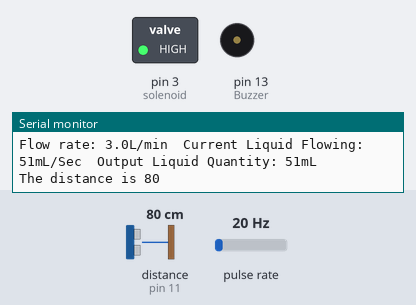
Bench run of a sketch on a simulated Arduino Uno, built with avr-gcc and run on an emulated ATmega328P. Shown: switched loads named in the sketch (green lamp = pin HIGH), buzzer (waves = sounding, pin HIGH), the last lines printed to the serial monitor. Wiring (inferred from the names in the program): ultrasonic range finder: trigger pin 12; echo pin 11; pulse sensor: data pin 2. Inputs (shaded band) come from the test bench; at power-on: distance to the obstacle (sensor on pin 11) 80 cm, pulse rate 20 Hz. The echo pulse lasts 58.3 µs per cm; pins used as bus, display or sensor lines are not drawn.

Above: at 1.2 s.
1.3 s: distance to the obstacle (sensor on pin 11) set to 18 cm
5.4 s: distance to the obstacle (sensor on pin 11) set to 16 cm
6.9 s: pulse rate (sensor on pin 2) set to 25 Hz
10.2 s: pulse rate (sensor on pin 2) set to 28 Hz
11.7 s: distance to the obstacle (sensor on pin 11) set to 2 cm
At 12.6 s:
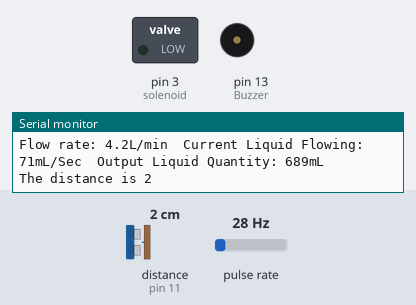
13.5 s: distance to the obstacle (sensor on pin 11) set to 35 cm
At 18.2 s:
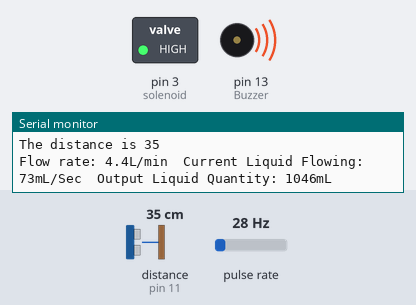
Timing chart, 0 to 18.6 s (numbered marks = the images above; inputs shaded):
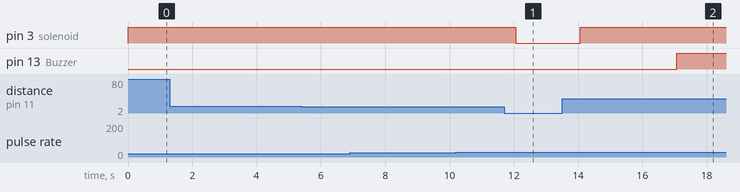

Measured:
- after the input at 11.7 s, pin 3 (solenoid): HIGH → LOW after 0.35 s
- after the input at 13.5 s, pin 3 (solenoid): LOW → HIGH after 0.56 s

The sketch:

Code004.ino
```cpp
int trig = 12;
int echo = 11;

#define solenoid 3

#define Buzzer  13

byte sensorInterrupt = 0;
byte sensorPin       = 2; //digital pin 2
float calibrationFactor = 6.5;

volatile byte pulseCount;

float flowRate;
unsigned int flowMilliLitres;
unsigned long totalMilliLitres;

unsigned long oldTime;

void setup()
{
  int error;

  Serial.begin(115200);


  pinMode(sensorPin, INPUT);
  digitalWrite(sensorPin, HIGH);

  pulseCount        = 0;
  flowRate          = 0.0;
  flowMilliLitres   = 0;
  totalMilliLitres  = 0;
  oldTime           = 0;
  attachInterrupt(sensorInterrupt, pulseCounter, FALLING);
  pinMode(solenoid, OUTPUT);
  pinMode(Buzzer, OUTPUT);
}

void loop()
{
  pinMode(trig, OUTPUT);
  long duration, Cm;
  //long microsecondsToCentimeters(float microseconds);
  //long microseconds;
  digitalWrite (trig, LOW);
  delayMicroseconds(2);
  digitalWrite(trig, HIGH);
  delayMicroseconds(10);
  digitalWrite(trig, LOW);
  pinMode(echo, INPUT);
  duration = pulseIn(echo, HIGH);
  Cm = microsecondsToCentimeters(duration);
  Serial.print("The distance is ");
  Serial.println(Cm);
  if (Cm > 15)
  {
    digitalWrite(solenoid, HIGH);   // turn the LED on (HIGH is the voltage level)
    delay(1000);                       // wait for a second
  }
  else
  {
    digitalWrite(solenoid, LOW);    // turn the LED off by making the voltage LOW
    delay(1000);                       // wait for a second
  }
  if ((millis() - oldTime) > 1000)   // Only process counters once per second
  {
    detachInterrupt(sensorInterrupt);  // Disable the interrupt while calculating flow rate and sending the value to
    // the host

    // Because this loop may not complete in exactly 1 second intervals we calculate
    // the number of milliseconds that have passed since the last execution and use
    // that to scale the output. We also apply the calibrationFactor to scale the output
    // based on the number of pulses per second per units of measure (litres/minute in
    // this case) coming from the sensor.
    flowRate = ((1000.0 / (millis() - oldTime)) * pulseCount) / calibrationFactor;

    // Note the time this processing pass was executed. Note that because we've
    // disabled interrupts the millis() function won't actually be incrementing right
    // at this point, but it will still return the value it was set to just before
    // interrupts went away.
    oldTime = millis();

    // Divide the flow rate in litres/minute by 60 to determine how many litres have
    // passed through the sensor in this 1 second interval, then multiply by 1000 to
    // convert to millilitres.
    flowMilliLitres = (flowRate / 60) * 1000;

    // Add the millilitres passed in this second to the cumulative total
    totalMilliLitres += flowMilliLitres;

    unsigned int frac;

    // Print the flow rate for this second in litres / minute
    Serial.print("Flow rate: ");
    Serial.print(int(flowRate));  // Print the integer part of the variable
    Serial.print(".");             // Print the decimal point
    // Determine the fractional part. The 10 multiplier gives us 1 decimal place.
    frac = (flowRate - int(flowRate)) * 10;
    Serial.print(frac, DEC) ;      // Print the fractional part of the variable
    Serial.print("L/min");
    // Print the number of litres flowed in this second
    Serial.print("  Current Liquid Flowing: ");             // Output separator
    Serial.print(flowMilliLitres);
    Serial.print("mL/Sec");

    // Print the cumulative total of litres flowed since starting
    Serial.print("  Output Liquid Quantity: ");             // Output separator
    Serial.print(totalMilliLitres);
    Serial.println("mL");
    if (totalMilliLitres > 1000)
    {
      digitalWrite(Buzzer, HIGH);   // turn the LED on (HIGH is the voltage level)
      delay(2000);                       // wait for a second
    }
    else
    {
      digitalWrite(Buzzer, LOW);    // turn the LED off by making the voltage LOW
      // wait for a second
    }

    pulseCount = 0;  // Reset the pulse counter so we can start incrementing again

    attachInterrupt(sensorInterrupt, pulseCounter, FALLING);   // Enable the interrupt again now that we've finished sending output
  }
}

void pulseCounter()
{
  // Increment the pulse counter
  pulseCount++;
}

long microsecondsToCentimeters (long microseconds)
{
  return microseconds / 29 / 2;
}
```
